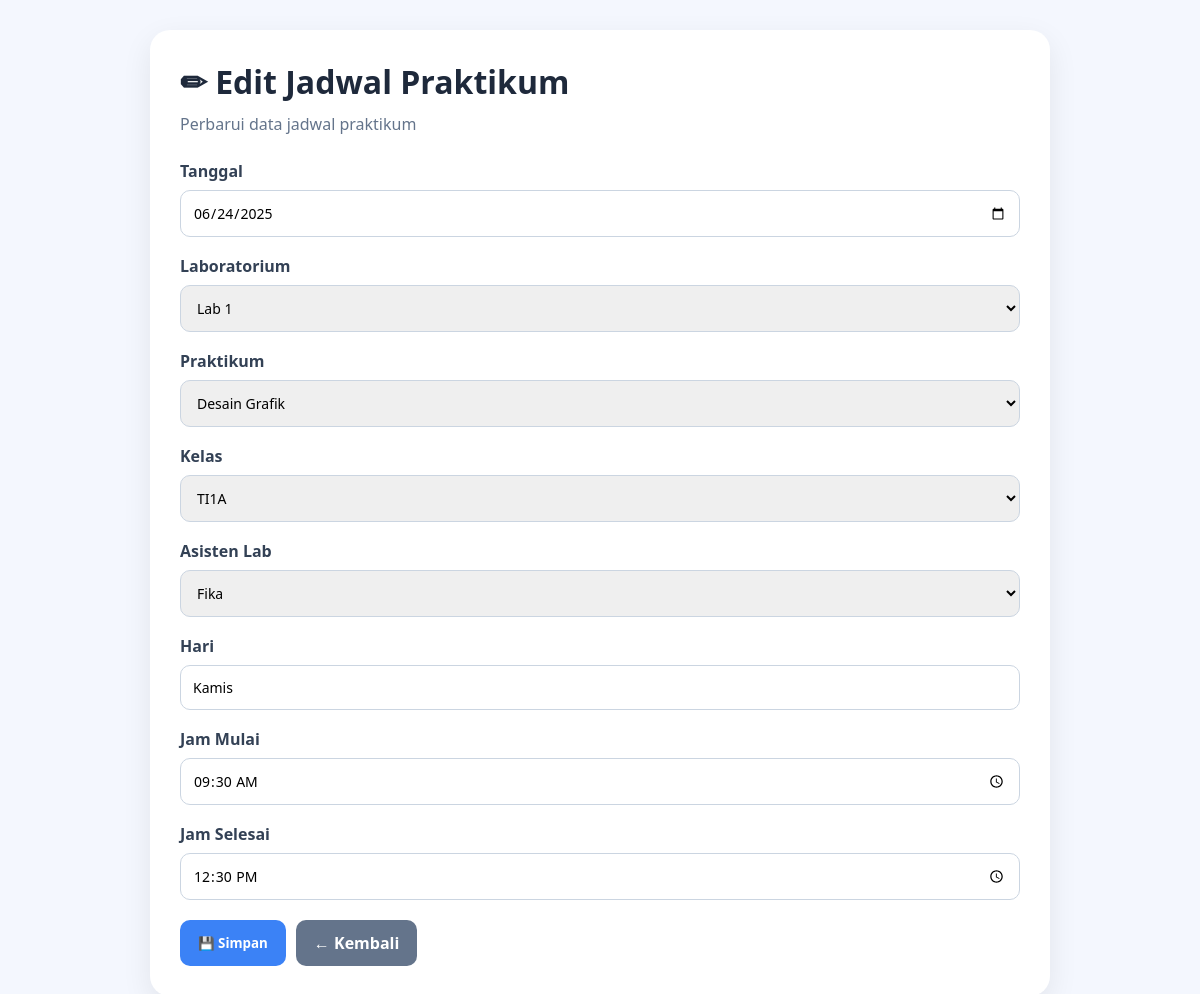
Page /admin/jadwal/edit.php?id=1 on the committed database.
### tables this page shows
CREATE TABLE `jadwal` (
  `id_jadwal` int NOT NULL,
  `tanggal` date DEFAULT NULL,
  `id_lab` int DEFAULT NULL,
  `id_praktikum` int DEFAULT NULL
);

CREATE TABLE `laboratorium` (
  `id_lab` int NOT NULL,
  `nama_lab` varchar(5) DEFAULT NULL,
  `kapasitas` int DEFAULT NULL
);

CREATE TABLE `detail_jadwal` (
  `id_detail` int NOT NULL,
  `id_jadwal` int DEFAULT NULL,
  `id_praktikum` int DEFAULT NULL,
  `id_asisten` int DEFAULT NULL,
  `id_kelas` int DEFAULT NULL,
  `hari` varchar(20) DEFAULT NULL,
  `jam_mulai` time DEFAULT NULL,
  `jam_selesai` time DEFAULT NULL
);

CREATE TABLE `praktikum` (
  `id_praktikum` int NOT NULL,
  `nama_praktikum` varchar(50) DEFAULT NULL,
  `semester` varchar(6) DEFAULT NULL
);

CREATE TABLE `kelas` (
  `id_kelas` int NOT NULL,
  `nama_kelas` varchar(50) DEFAULT NULL,
  `program_studi` varchar(50) DEFAULT NULL
);

CREATE TABLE `asisten_lab` (
  `id_asisten` int NOT NULL,
  `nama_asisten` varchar(100) DEFAULT NULL,
  `no_hp` varchar(13) DEFAULT NULL,
  `id_user` int DEFAULT NULL
);

### admin/jadwal/edit.php (the view, shortened to what this page needs)
<?php
include "../../config/koneksi.php";
$id = $_GET['id'];
$jadwal = mysqli_fetch_assoc(mysqli_query($conn,"
SELECT *
FROM jadwal
WHERE id_jadwal='$id'
"));
$laboratorium = mysqli_query($conn,"
SELECT * FROM laboratorium
ORDER BY nama_lab ASC
");
$praktikum = mysqli_query($conn,"
SELECT * FROM praktikum
ORDER BY nama_praktikum ASC
");
$kelas = mysqli_query($conn,"
SELECT * FROM kelas
ORDER BY nama_kelas ASC
");
$asisten = mysqli_query($conn,"
SELECT * FROM asisten_lab
ORDER BY nama_asisten ASC
");
$detail = mysqli_fetch_assoc(mysqli_query($conn,"
SELECT *
FROM detail_jadwal
WHERE id_jadwal='$id'
"));
?>
<!DOCTYPE html>
<html>
<head>
</head>
<body>
<div class="container">
<div class="card">
<h1>✏ Edit Jadwal Praktikum</h1>
<p class="subtitle">Perbarui data jadwal praktikum</p>
<form method="POST">
<div class="form-group">
<label>Tanggal</label>
<input
type="date"
name="tanggal"
value="<?= $jadwal['tanggal']; ?>"
required>
</div>
<div class="form-group">
<label>Laboratorium</label>
<select name="id_lab" required>
<?php
while($lab=mysqli_fetch_assoc($laboratorium)){
?>
<option
value="<?= $lab['id_lab']; ?>"
<?= ($jadwal['id_lab']==$lab['id_lab']) ? 'selected' : ''; ?>>
<?= $lab['nama_lab']; ?>
</option>
<?php } ?>
</select>
</div>
<div class="form-group">
<label>Praktikum</label>
<select name="id_praktikum" required>
<?php
while($p=mysqli_fetch_assoc($praktikum)){
?>
<option
value="<?= $p['id_praktikum']; ?>"
<?= ($detail['id_praktikum']==$p['id_praktikum']) ? 'selected' : ''; ?>>
<?= $p['nama_praktikum']; ?>
</option>
<?php } ?>
</select>
</div>
<div class="form-group">
<label>Kelas</label>
<select name="id_kelas" required>
<?php
while($k=mysqli_fetch_assoc($kelas)){
?>
<option
value="<?= $k['id_kelas']; ?>"
<?= ($detail['id_kelas']==$k['id_kelas']) ? 'selected' : ''; ?>>
<?= $k['nama_kelas']; ?>
</option>
<?php } ?>
</select>
</div>
<div class="form-group">
<label>Asisten Lab</label>
<select name="id_asisten" required>
<?php
while($a=mysqli_fetch_assoc($asisten)){
?>
<option
value="<?= $a['id_asisten']; ?>"
<?= ($detail['id_asisten']==$a['id_asisten']) ? 'selected' : ''; ?>>
<?= $a['nama_asisten']; ?>
</option>
<?php } ?>
</select>
</div>
<div class="form-group">
<label>Hari</label>
<input
type="text"
name="hari"
value="<?= $detail['hari']; ?>"
required>
</div>
<div class="form-group">
<label>Jam Mulai</label>
<input
type="time"
name="jam_mulai"
value="<?= substr($detail['jam_mulai'],0,5); ?>"
required>
</div>
<div class="form-group">
<label>Jam Selesai</label>
<input
type="time"
name="jam_selesai"
value="<?= substr($detail['jam_selesai'],0,5); ?>"
required>
</div>
<div class="button-group">
<button
type="submit"
name="simpan"
class="btn btn-simpan">
💾 Simpan
</button>
<a
href="index.php"
class="btn btn-kembali">
← Kembali
</a>
</div>
</form>
</div>
</div>
</body>
</html>

### admin/jadwal/edit.php (style rules this page uses)
* { margin:0; padding:0; box-sizing:border-box; font-family:'Segoe UI',sans-serif; }
body { background:#f4f7fe; padding:30px; }
.container { max-width:900px; margin:auto; }
.card { background:white; padding:30px; border-radius:20px; box-shadow:0 10px 30px rgba(0,0,0,.08); }
h1 { color:#1e293b; margin-bottom:10px; }
.subtitle { color:#64748b; margin-bottom:25px; }
.form-group { margin-bottom:18px; }
label { display:block; margin-bottom:8px; font-weight:600; color:#334155; }
input, select { width:100%; padding:12px; border:1px solid #cbd5e1; border-radius:10px; font-size:14px; }
.button-group { display:flex; gap:10px; margin-top:20px; }
.btn { padding:12px 18px; border:none; border-radius:10px; text-decoration:none; font-weight:600; cursor:pointer; }
.btn-simpan { background:#3b82f6; color:white; }
.btn-kembali { background:#64748b; color:white; }

### rows in the picture
jadwal: tanggal "06/24/2025", id_lab "Lab 1"
detail_jadwal: id_praktikum "Desain Grafik", id_kelas "TI1A", id_asisten "Fika", hari "Kamis", jam_mulai "09:30", jam_selesai "12:30"
